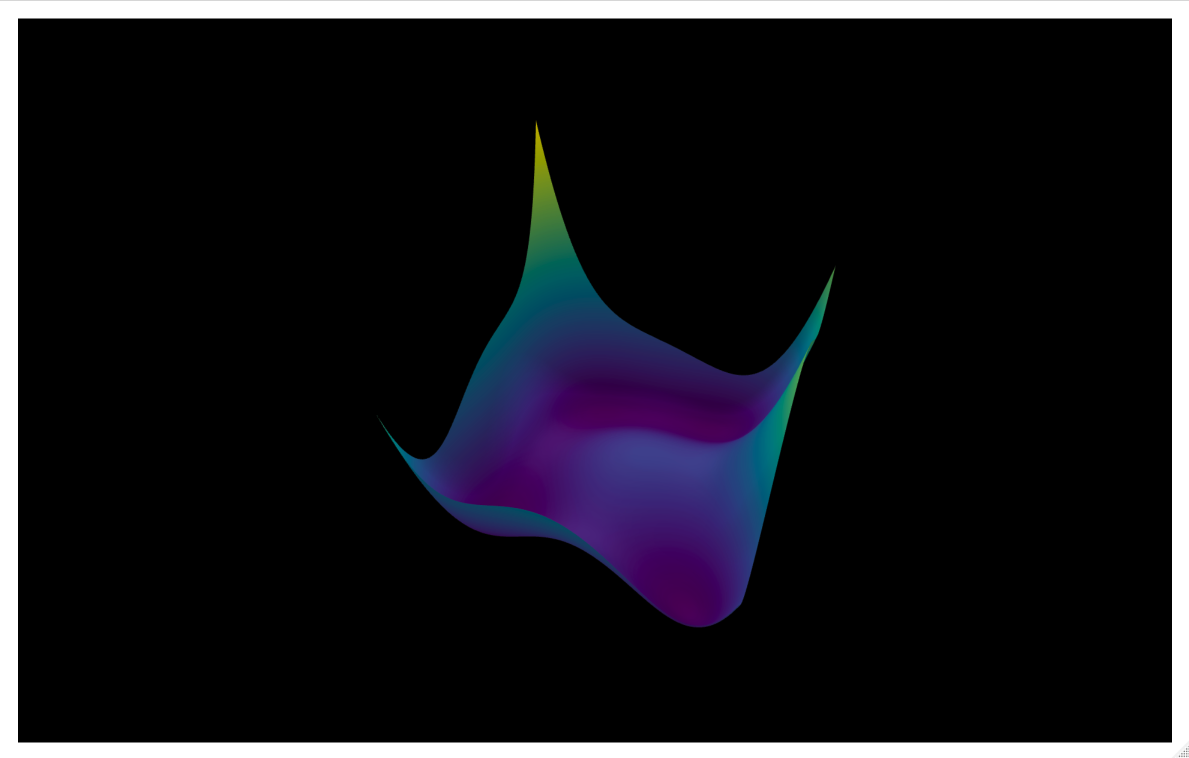

Reproduce this figure in R.
# https://en.wikipedia.org/wiki/Test_functions_for_optimization#Test_functions_for_multi-objective_optimization

# Himmelblau's function

source('optimization/functions.R')

library(dplyr)
d = data.frame(x=seq(-5, 5, length.out = 100),
               y=seq(-5, 5, length.out = 100)) %>%
  arrange(x)
zmat = apply(expand.grid(d), 1, function(x) himmelblau(x[1], x[2])) %>% matrix(100, 100, byrow = T)


a <- list(
  visible=FALSE
)

library(plotly)

plot_ly(x=d$x, y=d$y, z=zmat, 
        type = 'surface', 
        colors = viridis::viridis(1000), hoverinfo='none') %>% 
  hide_colorbar() %>% 
  lazerhawk::theme_blank() %>% 
  layout(plot_bgcolor='black',
         paper_bgcolor='black',
         scene = list(xaxis = a,
                      yaxis = a,
                      zaxis = a
         )
  )
